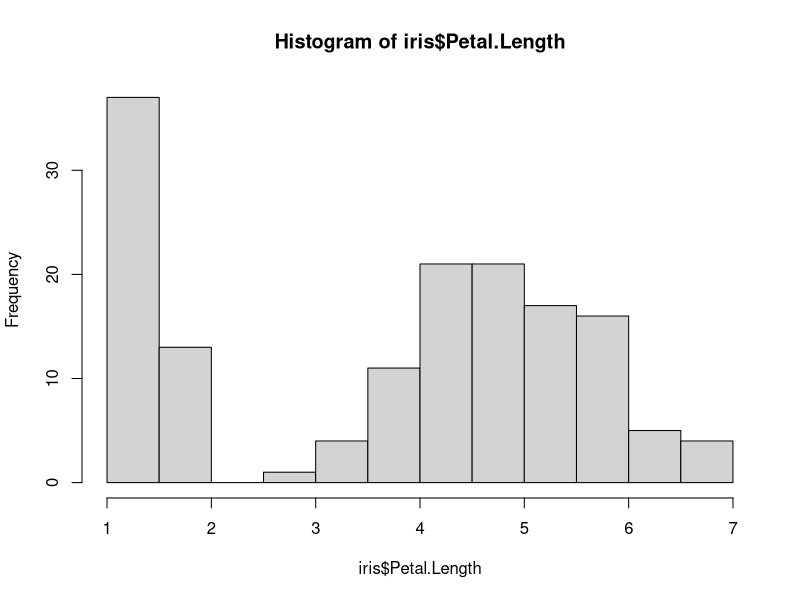
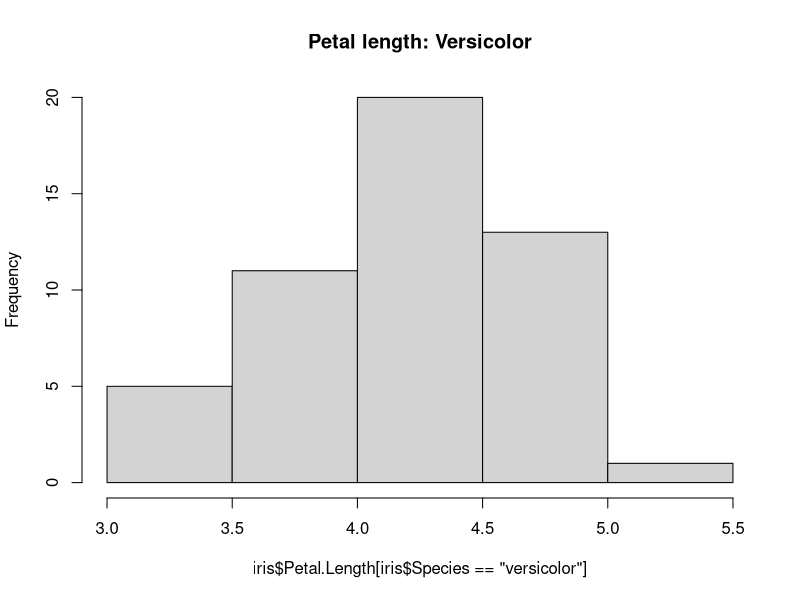
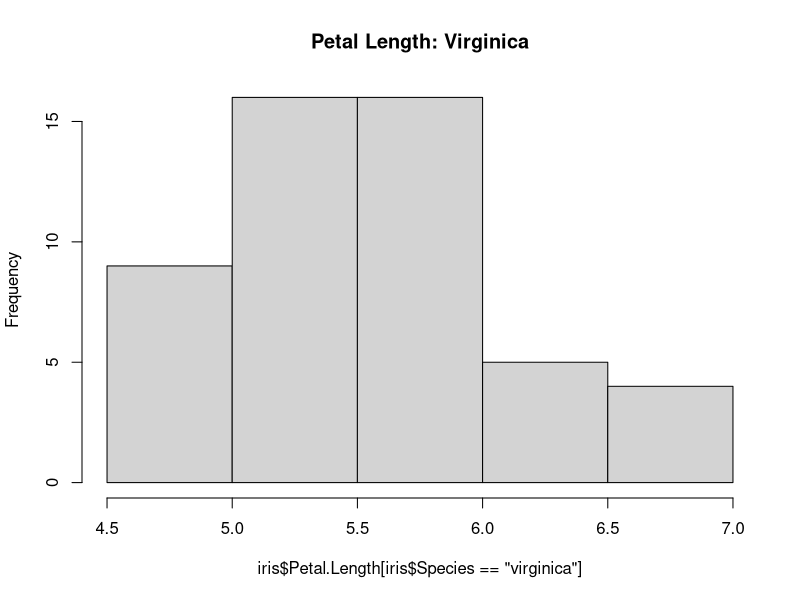
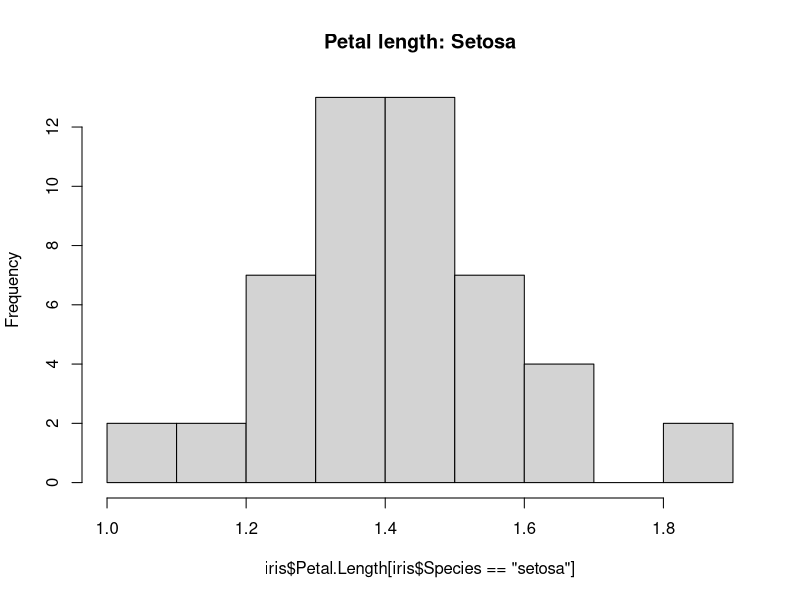
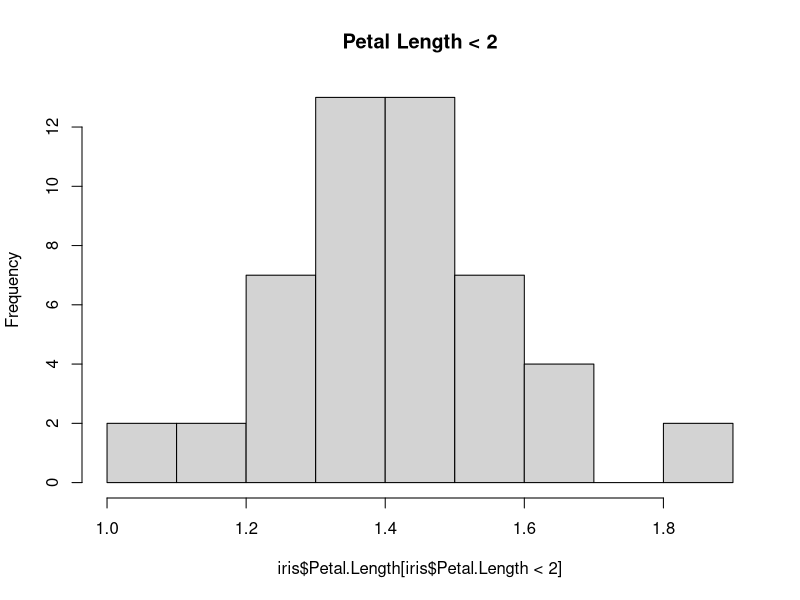
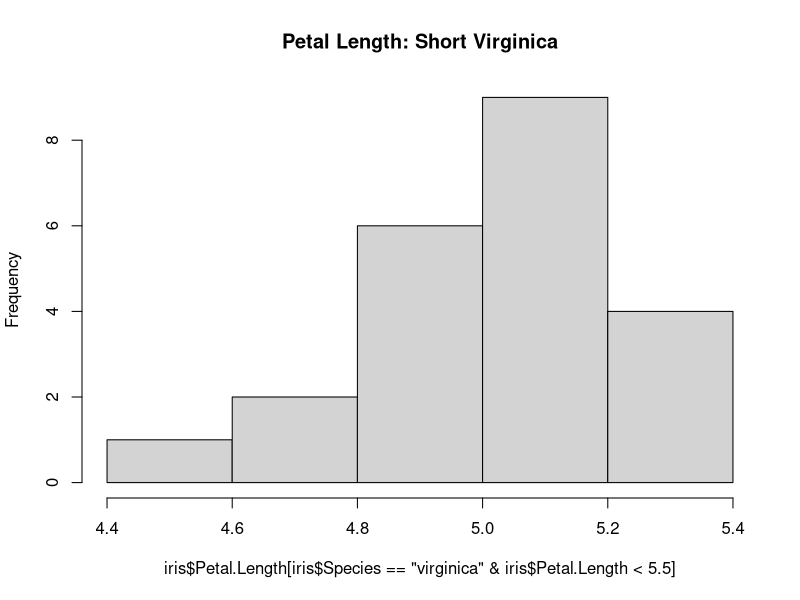
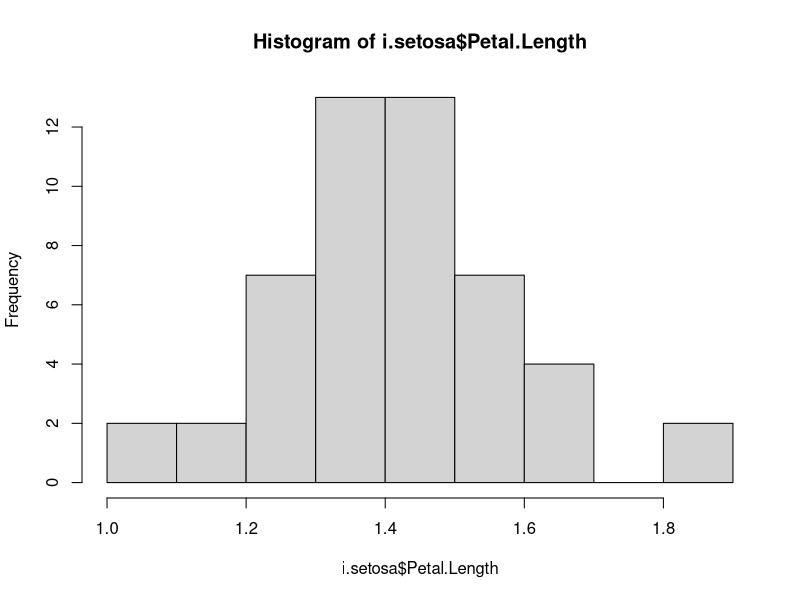

Here is the R script that generated these plots, in order:
#selecting casses
#focus on your analysis
#select by category or value
library(datasets)
 head(iris)
#all data
 hist(iris$Petal.Length)
 summary(iris$Petal.Length)

 summary(iris$Species) #get names and n for each species
 
 #select cases by their category
 #versicolor
hist(iris$Petal.Length[iris$Species == "versicolor"],
      main = "Petal length: Versicolor")

#virginica
hist(iris$Petal.Length[iris$Species == "virginica"],
     main = "Petal Length: Virginica")

#Setosa
hist(iris$Petal.Length[iris$Species =="setosa"],
     main = "Petal length: Setosa")

#selecting by values####

#select short petals only (all Setosa)
hist(iris$Petal.Length[iris$Petal.Length < 2],
     main = "Petal Length < 2")

#multiple selectors
#short viriginica petals only
hist(iris$Petal.Length[iris$Species == "virginica" &
                         iris$Petal.Length <5.5],
     main = "Petal Length: Short Virginica")

# CREATE SUBSAMPLE
#Format:data [rows, columns]
#leave rows or columns blank to select all
i.setosa <- iris[iris$Species == "setosa",]

#explore subsample
head(i.setosa)
summary(i.setosa$Petal.Length)
hist(i.setosa$Petal.Length)




